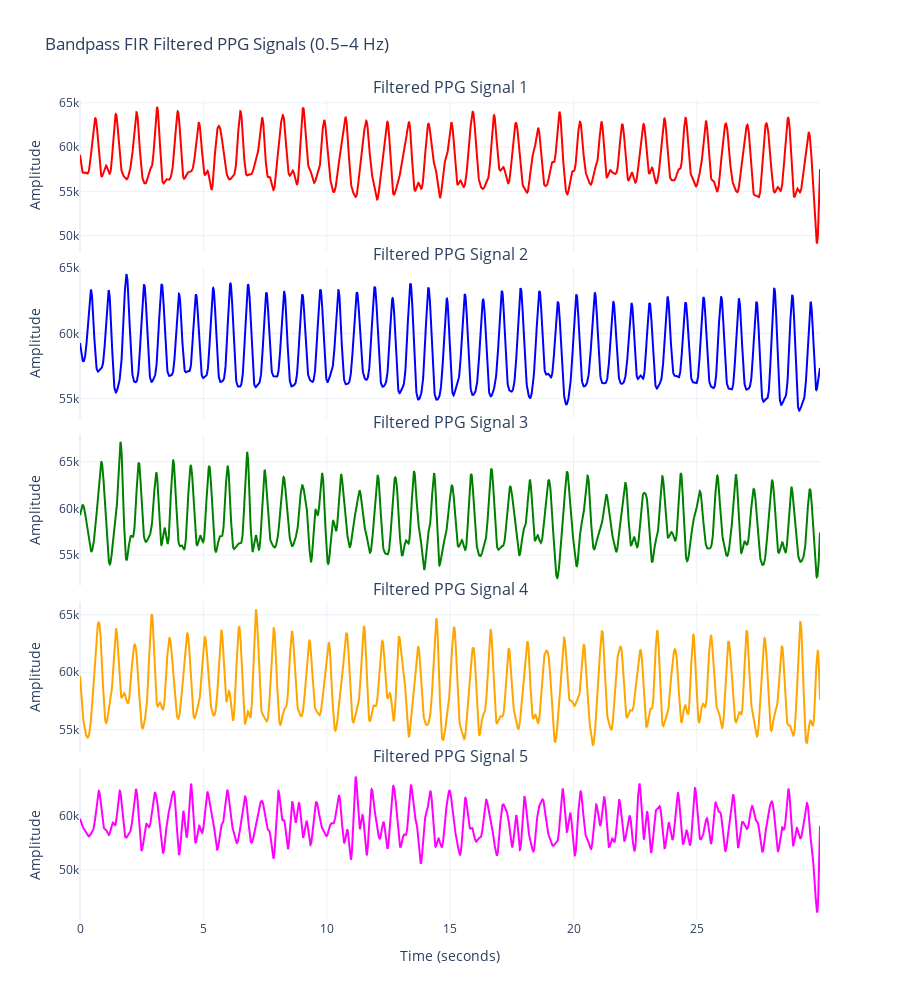

Here is the notebook cell this chart was saved with:
### Code cell
# Create 5 vertical subplots to visualize the PPG signals
fig = make_subplots(rows=5, cols=1, shared_xaxes=True, vertical_spacing=0.02,
                    subplot_titles=[f'Filtered PPG Signal {i+1}' for i in range(5)])

colors = ['red', 'blue', 'green', 'orange', 'magenta']

for i in range(5):
    fig.add_trace(
        go.Scatter(x=t, y=ppg_signals_ac_filt[i], mode='lines', line=dict(color=colors[i])),
        row=i+1, col=1
    )
    fig.update_yaxes(title_text="Amplitude", row=i+1, col=1)

fig.update_layout(
    height=1000, width=900,
    title_text="Bandpass FIR Filtered PPG Signals (0.5–4 Hz)",
    showlegend=False,
    template='plotly_white'
)
fig.update_xaxes(title_text="Time (seconds)", row=5, col=1)

fig.show()

### Figure 1 — Plotly figure (JSON) as saved in the notebook; plotly's stock layout.template omitted (floating-point values rounded to 4 significant figures; data arrays with more than 128 entries replaced by an {"elided": "..."} marker saying what was removed)
{"data": [{"line": {"color": "red"}, "mode": "lines", "type": "scatter", "x": {"elided": "3000 float values"}, "xaxis": "x", "y": {"elided": "3000 float values"}, "yaxis": "y"}, {"line": {"color": "blue"}, "mode": "lines", "type": "scatter", "x": {"elided": "3000 float values"}, "xaxis": "x2", "y": {"elided": "3000 float values"}, "yaxis": "y2"}, {"line": {"color": "green"}, "mode": "lines", "type": "scatter", "x": {"elided": "3000 float values"}, "xaxis": "x3", "y": {"elided": "3000 float values"}, "yaxis": "y3"}, {"line": {"color": "orange"}, "mode": "lines", "type": "scatter", "x": {"elided": "3000 float values"}, "xaxis": "x4", "y": {"elided": "3000 float values"}, "yaxis": "y4"}, {"line": {"color": "magenta"}, "mode": "lines", "type": "scatter", "x": {"elided": "3000 float values"}, "xaxis": "x5", "y": {"elided": "3000 float values"}, "yaxis": "y5"}], "layout": {"annotations": [{"font": {"size": 16}, "showarrow": false, "text": "Filtered PPG Signal 1", "x": 0.5, "xanchor": "center", "xref": "paper", "y": 1, "yanchor": "bottom", "yref": "paper"}, {"font": {"size": 16}, "showarrow": false, "text": "Filtered PPG Signal 2", "x": 0.5, "xanchor": "center", "xref": "paper", "y": 0.796, "yanchor": "bottom", "yref": "paper"}, {"font": {"size": 16}, "showarrow": false, "text": "Filtered PPG Signal 3", "x": 0.5, "xanchor": "center", "xref": "paper", "y": 0.592, "yanchor": "bottom", "yref": "paper"}, {"font": {"size": 16}, "showarrow": false, "text": "Filtered PPG Signal 4", "x": 0.5, "xanchor": "center", "xref": "paper", "y": 0.388, "yanchor": "bottom", "yref": "paper"}, {"font": {"size": 16}, "showarrow": false, "text": "Filtered PPG Signal 5", "x": 0.5, "xanchor": "center", "xref": "paper", "y": 0.184, "yanchor": "bottom", "yref": "paper"}], "height": 1000, "showlegend": false, "title": {"text": "Bandpass FIR Filtered PPG Signals (0.5–4 Hz)"}, "width": 900, "xaxis": {"anchor": "y", "domain": [0, 1], "matches": "x5", "showticklabels": false}, "xaxis2": {"anchor": "y2", "domain": [0, 1], "matches": "x5", "showticklabels": false}, "xaxis3": {"anchor": "y3", "domain": [0, 1], "matches": "x5", "showticklabels": false}, "xaxis4": {"anchor": "y4", "domain": [0, 1], "matches": "x5", "showticklabels": false}, "xaxis5": {"anchor": "y5", "domain": [0, 1], "title": {"text": "Time (seconds)"}}, "yaxis": {"anchor": "x", "domain": [0.816, 1], "title": {"text": "Amplitude"}}, "yaxis2": {"anchor": "x2", "domain": [0.612, 0.796], "title": {"text": "Amplitude"}}, "yaxis3": {"anchor": "x3", "domain": [0.408, 0.592], "title": {"text": "Amplitude"}}, "yaxis4": {"anchor": "x4", "domain": [0.204, 0.388], "title": {"text": "Amplitude"}}, "yaxis5": {"anchor": "x5", "domain": [0, 0.184], "title": {"text": "Amplitude"}}}}
